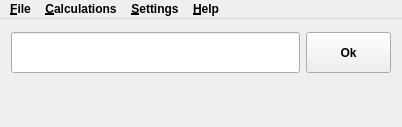
<?xml version="1.0" encoding="UTF-8"?>
<ui version="4.0">
 <class>MainWindow</class>
 <widget class="QMainWindow" name="MainWindow">
  <property name="enabled">
   <bool>true</bool>
  </property>
  <property name="geometry">
   <rect>
    <x>0</x>
    <y>0</y>
    <width>400</width>
    <height>127</height>
   </rect>
  </property>
  <property name="sizePolicy">
   <sizepolicy hsizetype="Preferred" vsizetype="Maximum">
    <horstretch>0</horstretch>
    <verstretch>0</verstretch>
   </sizepolicy>
  </property>
  <property name="minimumSize">
   <size>
    <width>0</width>
    <height>127</height>
   </size>
  </property>
  <property name="maximumSize">
   <size>
    <width>16777215</width>
    <height>127</height>
   </size>
  </property>
  <property name="font">
   <font>
    <family>Arial</family>
    <weight>75</weight>
    <bold>true</bold>
   </font>
  </property>
  <property name="windowTitle">
   <string>Dalculator</string>
  </property>
  <property name="windowIcon">
   <iconset resource="resources.qrc">
    <normaloff>:/icons/dalculator.ico</normaloff>:/icons/dalculator.ico</iconset>
  </property>
  <property name="locale">
   <locale language="English" country="UnitedStates"/>
  </property>
  <property name="toolButtonStyle">
   <enum>Qt::ToolButtonTextBesideIcon</enum>
  </property>
  <widget class="QWidget" name="centralWidget">
   <layout class="QVBoxLayout" name="verticalLayout">
    <item>
     <layout class="QHBoxLayout" name="horizontalLayoutCalcInput">
      <item>
       <widget class="QLineEdit" name="calcInput">
        <property name="sizePolicy">
         <sizepolicy hsizetype="Expanding" vsizetype="Fixed">
          <horstretch>0</horstretch>
          <verstretch>0</verstretch>
         </sizepolicy>
        </property>
        <property name="minimumSize">
         <size>
          <width>289</width>
          <height>41</height>
         </size>
        </property>
        <property name="contextMenuPolicy">
         <enum>Qt::NoContextMenu</enum>
        </property>
        <property name="toolTip">
         <string>&lt;!DOCTYPE HTML PUBLIC &quot;-//W3C//DTD HTML 4.0//EN&quot; &quot;http://www.w3.org/TR/REC-html40/strict.dtd&quot;&gt;
&lt;html&gt;&lt;head&gt;&lt;meta name=&quot;qrichtext&quot; content=&quot;1&quot; /&gt;&lt;style type=&quot;text/css&quot;&gt;
p, li { white-space: pre-wrap; }
&lt;/style&gt;&lt;/head&gt;&lt;body style=&quot; font-family:'Arial'; font-size:20pt; font-weight:400; font-style:normal;&quot;&gt;
&lt;p style=&quot; margin-top:0px; margin-bottom:0px; margin-left:0px; margin-right:0px; -qt-block-indent:0; text-indent:0px;&quot;&gt;&lt;span style=&quot; font-size:10pt;&quot;&gt;Expression to calculate&lt;/span&gt;&lt;/p&gt;&lt;/body&gt;&lt;/html&gt;</string>
        </property>
        <property name="styleSheet">
         <string notr="true">font: 20pt &quot;Arial&quot;;</string>
        </property>
        <property name="text">
         <string/>
        </property>
        <property name="alignment">
         <set>Qt::AlignLeading|Qt::AlignLeft|Qt::AlignVCenter</set>
        </property>
       </widget>
      </item>
      <item>
       <widget class="QPushButton" name="buttonOk">
        <property name="minimumSize">
         <size>
          <width>85</width>
          <height>41</height>
         </size>
        </property>
        <property name="toolTip">
         <string>&lt;!DOCTYPE HTML PUBLIC &quot;-//W3C//DTD HTML 4.0//EN&quot; &quot;http://www.w3.org/TR/REC-html40/strict.dtd&quot;&gt;
&lt;html&gt;&lt;head&gt;&lt;meta name=&quot;qrichtext&quot; content=&quot;1&quot; /&gt;&lt;style type=&quot;text/css&quot;&gt;
p, li { white-space: pre-wrap; }
&lt;/style&gt;&lt;/head&gt;&lt;body style=&quot; font-family:'Arial'; font-size:20pt; font-weight:400; font-style:normal;&quot;&gt;
&lt;p style=&quot; margin-top:0px; margin-bottom:0px; margin-left:0px; margin-right:0px; -qt-block-indent:0; text-indent:0px;&quot;&gt;&lt;span style=&quot; font-size:10pt;&quot;&gt;Calculate expression&lt;/span&gt;&lt;/p&gt;&lt;/body&gt;&lt;/html&gt;</string>
        </property>
        <property name="styleSheet">
         <string notr="true">font: 20pt &quot;Arial&quot;;</string>
        </property>
        <property name="text">
         <string comment="calculate expression">Ok</string>
        </property>
        <property name="shortcut">
         <string>Return</string>
        </property>
       </widget>
      </item>
     </layout>
    </item>
    <item>
     <layout class="QHBoxLayout" name="horizontalLayoutErrorMessage" stretch="0,0">
      <item>
       <widget class="QPushButton" name="showVarsFuncs">
        <property name="minimumSize">
         <size>
          <width>30</width>
          <height>32</height>
         </size>
        </property>
        <property name="maximumSize">
         <size>
          <width>30</width>
          <height>32</height>
         </size>
        </property>
        <property name="toolTip">
         <string>&lt;!DOCTYPE HTML PUBLIC &quot;-//W3C//DTD HTML 4.0//EN&quot; &quot;http://www.w3.org/TR/REC-html40/strict.dtd&quot;&gt;
&lt;html&gt;&lt;head&gt;&lt;meta name=&quot;qrichtext&quot; content=&quot;1&quot; /&gt;&lt;style type=&quot;text/css&quot;&gt;
p, li { white-space: pre-wrap; }
&lt;/style&gt;&lt;/head&gt;&lt;body style=&quot; font-family:'Arial'; font-size:8.25pt; font-weight:600; font-style:normal;&quot;&gt;
&lt;p style=&quot; margin-top:0px; margin-bottom:0px; margin-left:0px; margin-right:0px; -qt-block-indent:0; text-indent:0px;&quot;&gt;&lt;span style=&quot; font-size:10pt; font-weight:400;&quot;&gt;Show variables and functions&lt;/span&gt;&lt;/p&gt;&lt;/body&gt;&lt;/html&gt;</string>
        </property>
        <property name="text">
         <string/>
        </property>
        <property name="icon">
         <iconset resource="resources.qrc">
          <normaloff>:/icons/function.png</normaloff>:/icons/function.png</iconset>
        </property>
        <property name="iconSize">
         <size>
          <width>24</width>
          <height>24</height>
         </size>
        </property>
        <property name="flat">
         <bool>true</bool>
        </property>
       </widget>
      </item>
      <item>
       <widget class="QPushButton" name="errorMessage">
        <property name="enabled">
         <bool>false</bool>
        </property>
        <property name="sizePolicy">
         <sizepolicy hsizetype="Minimum" vsizetype="Fixed">
          <horstretch>0</horstretch>
          <verstretch>0</verstretch>
         </sizepolicy>
        </property>
        <property name="minimumSize">
         <size>
          <width>0</width>
          <height>32</height>
         </size>
        </property>
        <property name="font">
         <font>
          <family>Arial</family>
          <pointsize>12</pointsize>
          <weight>75</weight>
          <bold>true</bold>
         </font>
        </property>
        <property name="focusPolicy">
         <enum>Qt::NoFocus</enum>
        </property>
        <property name="styleSheet">
         <string notr="true">color: rgba(255, 0, 0, 255);
font-weight: bold;</string>
        </property>
        <property name="text">
         <string notr="true"/>
        </property>
        <property name="flat">
         <bool>true</bool>
        </property>
       </widget>
      </item>
     </layout>
    </item>
   </layout>
  </widget>
  <widget class="QMenuBar" name="menuBar">
   <property name="geometry">
    <rect>
     <x>0</x>
     <y>0</y>
     <width>400</width>
     <height>26</height>
    </rect>
   </property>
   <widget class="QMenu" name="menuFile">
    <property name="title">
     <string comment="menu">&amp;File</string>
    </property>
    <addaction name="actionExit"/>
   </widget>
   <widget class="QMenu" name="menuHelp">
    <property name="title">
     <string>&amp;Help</string>
    </property>
    <addaction name="actionHelp"/>
    <addaction name="actionAbout"/>
    <addaction name="actionCheck_for_updates"/>
   </widget>
   <widget class="QMenu" name="menuSettings">
    <property name="title">
     <string>&amp;Settings</string>
    </property>
    <widget class="QMenu" name="menuLanuage">
     <property name="title">
      <string>&amp;Lanuage</string>
     </property>
     <addaction name="actionEnglish"/>
     <addaction name="actionDutch"/>
    </widget>
    <widget class="QMenu" name="menuOutput_type">
     <property name="title">
      <string>&amp;Output type</string>
     </property>
     <addaction name="action_Auto_detect"/>
     <addaction name="actionTime"/>
     <addaction name="actionScientific"/>
     <addaction name="actionBinary"/>
     <addaction name="actionOctal"/>
     <addaction name="actionDecimal"/>
     <addaction name="actionHexadecimal"/>
    </widget>
    <widget class="QMenu" name="menu_Degrees_or_radians">
     <property name="title">
      <string>&amp;Degrees or radians</string>
     </property>
     <addaction name="action_Radians"/>
     <addaction name="action_Degrees"/>
    </widget>
    <addaction name="actionAutocheck_for_updates"/>
    <addaction name="menuLanuage"/>
    <addaction name="separator"/>
    <addaction name="menuOutput_type"/>
    <addaction name="menu_Degrees_or_radians"/>
   </widget>
   <widget class="QMenu" name="menuCalculations">
    <property name="title">
     <string>&amp;Calculations</string>
    </property>
    <addaction name="actionRecalculate"/>
    <addaction name="actionPrevious_calculation"/>
    <addaction name="actionNext_calculation"/>
    <addaction name="separator"/>
    <addaction name="actionShow_history"/>
   </widget>
   <addaction name="menuFile"/>
   <addaction name="menuCalculations"/>
   <addaction name="menuSettings"/>
   <addaction name="menuHelp"/>
  </widget>
  <action name="actionExit">
   <property name="icon">
    <iconset resource="resources.qrc">
     <normaloff>:/icons/exit.png</normaloff>:/icons/exit.png</iconset>
   </property>
   <property name="text">
    <string>&amp;Exit</string>
   </property>
  </action>
  <action name="actionCheck_for_updates">
   <property name="text">
    <string>Check for updates</string>
   </property>
  </action>
  <action name="actionAbout">
   <property name="text">
    <string>&amp;About...</string>
   </property>
  </action>
  <action name="actionAutocheck_for_updates">
   <property name="checkable">
    <bool>true</bool>
   </property>
   <property name="checked">
    <bool>true</bool>
   </property>
   <property name="text">
    <string>&amp;Autocheck for updates</string>
   </property>
   <property name="toolTip">
    <string>Check for searching automatically for new updates at the startup</string>
   </property>
  </action>
  <action name="actionEnglish">
   <property name="icon">
    <iconset resource="resources.qrc">
     <normaloff>:/icons/en.gif</normaloff>:/icons/en.gif</iconset>
   </property>
   <property name="text">
    <string>&amp;English</string>
   </property>
   <property name="toolTip">
    <string>Change language to English</string>
   </property>
   <property name="font">
    <font>
     <weight>75</weight>
     <bold>true</bold>
    </font>
   </property>
  </action>
  <action name="actionDutch">
   <property name="icon">
    <iconset resource="resources.qrc">
     <normaloff>:/icons/nl.gif</normaloff>:/icons/nl.gif</iconset>
   </property>
   <property name="text">
    <string>&amp;Dutch</string>
   </property>
   <property name="toolTip">
    <string>Change language to Dutch</string>
   </property>
  </action>
  <action name="actionHelp">
   <property name="text">
    <string>Help</string>
   </property>
  </action>
  <action name="actionPrevious_calculation">
   <property name="enabled">
    <bool>false</bool>
   </property>
   <property name="text">
    <string>&amp;Previous calculation</string>
   </property>
  </action>
  <action name="actionNext_calculation">
   <property name="enabled">
    <bool>false</bool>
   </property>
   <property name="text">
    <string>&amp;Next calculation</string>
   </property>
  </action>
  <action name="actionRecalculate">
   <property name="enabled">
    <bool>false</bool>
   </property>
   <property name="text">
    <string>&amp;Recalculate</string>
   </property>
  </action>
  <action name="actionTime">
   <property name="checkable">
    <bool>true</bool>
   </property>
   <property name="checked">
    <bool>false</bool>
   </property>
   <property name="text">
    <string>&amp;Time</string>
   </property>
   <property name="shortcut">
    <string>Ctrl+Shift+T</string>
   </property>
  </action>
  <action name="action_Degrees">
   <property name="checkable">
    <bool>true</bool>
   </property>
   <property name="checked">
    <bool>false</bool>
   </property>
   <property name="text">
    <string>&amp;Degrees</string>
   </property>
  </action>
  <action name="action_Radians">
   <property name="checkable">
    <bool>true</bool>
   </property>
   <property name="checked">
    <bool>true</bool>
   </property>
   <property name="text">
    <string>&amp;Radians</string>
   </property>
  </action>
  <action name="action_Auto_detect">
   <property name="checkable">
    <bool>true</bool>
   </property>
   <property name="checked">
    <bool>true</bool>
   </property>
   <property name="text">
    <string>&amp;Auto detect</string>
   </property>
   <property name="shortcut">
    <string>Ctrl+Shift+A</string>
   </property>
  </action>
  <action name="actionDecimal">
   <property name="checkable">
    <bool>true</bool>
   </property>
   <property name="text">
    <string>&amp;Decimal</string>
   </property>
   <property name="shortcut">
    <string>Ctrl+Shift+D</string>
   </property>
  </action>
  <action name="actionOctal">
   <property name="checkable">
    <bool>true</bool>
   </property>
   <property name="text">
    <string>&amp;Octal</string>
   </property>
   <property name="shortcut">
    <string>Ctrl+Shift+O</string>
   </property>
  </action>
  <action name="actionBinary">
   <property name="checkable">
    <bool>true</bool>
   </property>
   <property name="text">
    <string>&amp;Binary</string>
   </property>
   <property name="shortcut">
    <string>Ctrl+Shift+B</string>
   </property>
  </action>
  <action name="actionHexadecimal">
   <property name="checkable">
    <bool>true</bool>
   </property>
   <property name="text">
    <string>&amp;Hexadecimal</string>
   </property>
   <property name="shortcut">
    <string>Ctrl+Shift+H</string>
   </property>
  </action>
  <action name="actionScientific">
   <property name="checkable">
    <bool>true</bool>
   </property>
   <property name="text">
    <string>&amp;Scientific</string>
   </property>
   <property name="shortcut">
    <string>Ctrl+Shift+S</string>
   </property>
  </action>
  <action name="actionShow_history">
   <property name="text">
    <string>&amp;Show history</string>
   </property>
  </action>
 </widget>
 <layoutdefault spacing="6" margin="11"/>
 <resources>
  <include location="resources.qrc"/>
 </resources>
 <connections/>
</ui>
